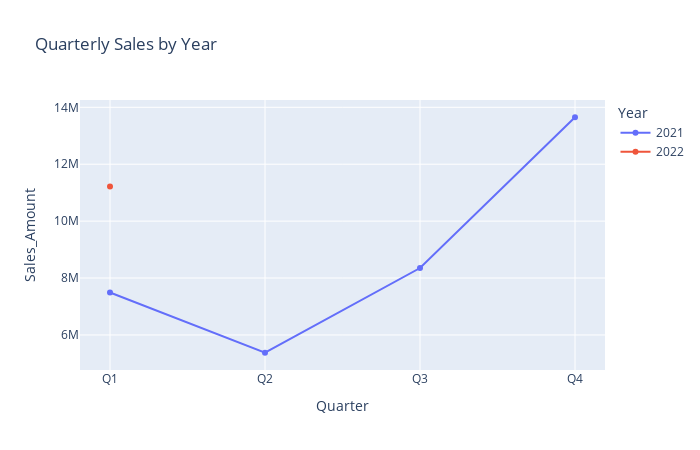

The code cell stored with this chart in its notebook:
### Code cell
fig = px.line(
    quarterly_sales,
    x="Quarter",
    y="Sales_Amount",
    markers=True,
    color="Year",
    title="Quarterly Sales by Year"
)
fig.update_layout(width=700, height=450)
fig.show()

### Figure 1 — Plotly figure (JSON) as saved in the notebook; plotly's stock layout.template omitted (floating-point values rounded to 4 significant figures)
{"data": [{"hovertemplate": "Year=2021<br>Quarter=%{x}<br>Sales_Amount=%{y}<extra></extra>", "legendgroup": "2021", "line": {"color": "#636efa", "dash": "solid"}, "marker": {"symbol": "circle"}, "mode": "lines+markers", "name": "2021", "orientation": "v", "showlegend": true, "type": "scatter", "x": ["Q1", "Q2", "Q3", "Q4"], "xaxis": "x", "y": [7491281, 5374404, 8351259, 13651148], "yaxis": "y"}, {"hovertemplate": "Year=2022<br>Quarter=%{x}<br>Sales_Amount=%{y}<extra></extra>", "legendgroup": "2022", "line": {"color": "#EF553B", "dash": "solid"}, "marker": {"symbol": "circle"}, "mode": "lines+markers", "name": "2022", "orientation": "v", "showlegend": true, "type": "scatter", "x": ["Q1"], "xaxis": "x", "y": [11218795], "yaxis": "y"}], "layout": {"height": 450, "legend": {"title": {"text": "Year"}, "tracegroupgap": 0}, "title": {"text": "Quarterly Sales by Year"}, "width": 700, "xaxis": {"anchor": "y", "autorange": true, "domain": [0, 1], "range": [-0.1937, 3.194], "title": {"text": "Quarter"}, "type": "category"}, "yaxis": {"anchor": "x", "autorange": true, "domain": [0, 1], "range": [4768000.0, 14260000.0], "title": {"text": "Sales_Amount"}, "type": "linear"}}}
